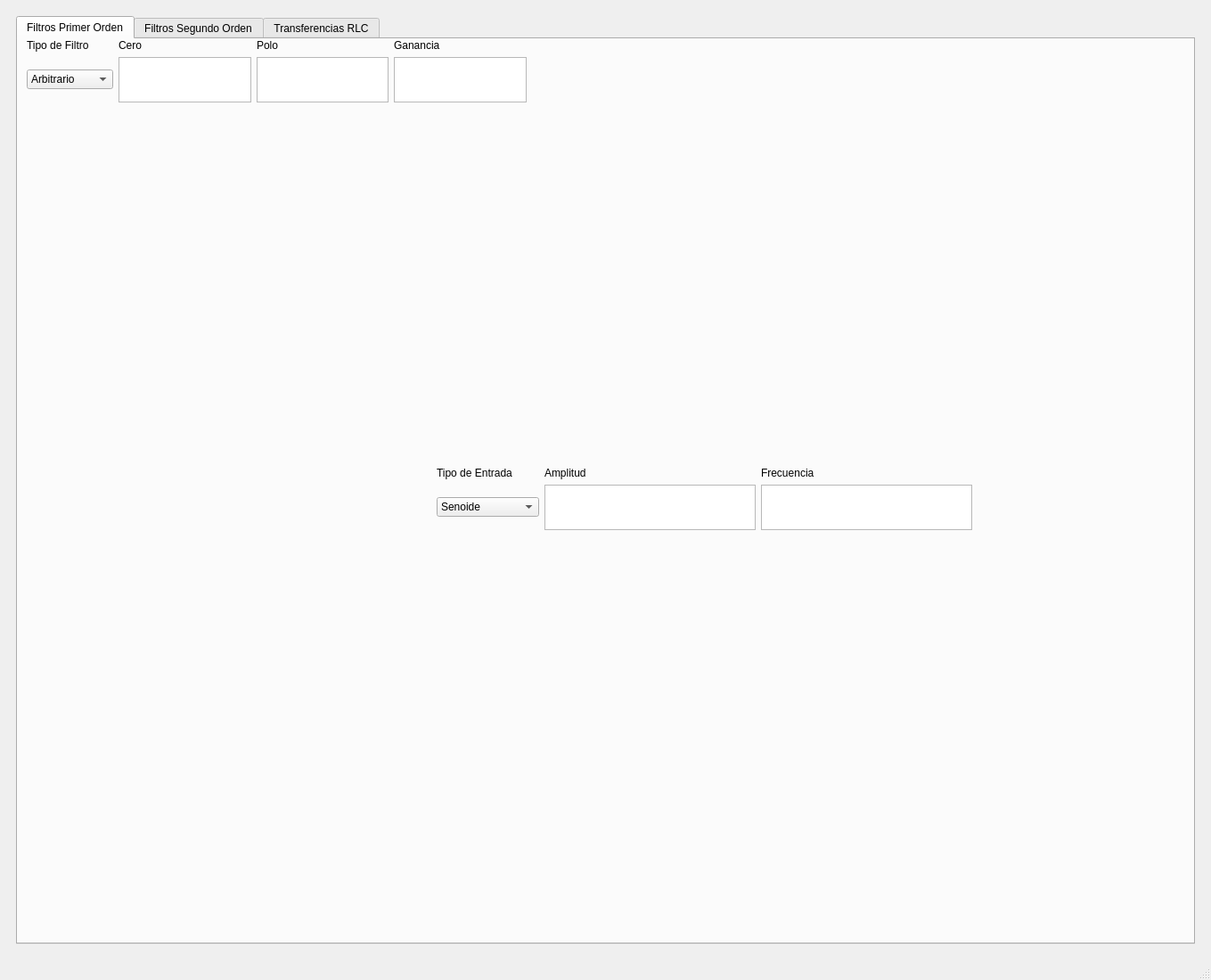
<?xml version="1.0" encoding="UTF-8"?>
<ui version="4.0">
 <class>MainWindow</class>
 <widget class="QMainWindow" name="MainWindow">
  <property name="geometry">
   <rect>
    <x>0</x>
    <y>0</y>
    <width>1359</width>
    <height>1100</height>
   </rect>
  </property>
  <property name="windowTitle">
   <string>MainWindow</string>
  </property>
  <widget class="QWidget" name="centralwidget">
   <layout class="QGridLayout" name="gridLayout_2">
    <item row="0" column="0">
     <widget class="QFrame" name="mainframe">
      <layout class="QGridLayout" name="gridLayout">
       <item row="0" column="0">
        <widget class="QTabWidget" name="tabWidget">
         <property name="currentIndex">
          <number>0</number>
         </property>
         <widget class="QWidget" name="tabprimerorden">
          <attribute name="title">
           <string>Filtros Primer Orden</string>
          </attribute>
          <widget class="QWidget" name="verticalLayoutWidget">
           <property name="geometry">
            <rect>
             <x>10</x>
             <y>80</y>
             <width>781</width>
             <height>391</height>
            </rect>
           </property>
           <layout class="QVBoxLayout" name="bodeamplitudelayout_1"/>
          </widget>
          <widget class="QWidget" name="verticalLayoutWidget_2">
           <property name="geometry">
            <rect>
             <x>800</x>
             <y>80</y>
             <width>651</width>
             <height>391</height>
            </rect>
           </property>
           <layout class="QVBoxLayout" name="bodefaselayout_1"/>
          </widget>
          <widget class="QWidget" name="verticalLayoutWidget_3">
           <property name="geometry">
            <rect>
             <x>10</x>
             <y>480</y>
             <width>451</width>
             <height>431</height>
            </rect>
           </property>
           <layout class="QVBoxLayout" name="zeroeslayout_1"/>
          </widget>
          <widget class="QWidget" name="verticalLayoutWidget_4">
           <property name="geometry">
            <rect>
             <x>470</x>
             <y>560</y>
             <width>981</width>
             <height>351</height>
            </rect>
           </property>
           <layout class="QVBoxLayout" name="outputexcitationlayout_1"/>
          </widget>
          <widget class="QWidget" name="gridLayoutWidget_2">
           <property name="geometry">
            <rect>
             <x>10</x>
             <y>0</y>
             <width>561</width>
             <height>71</height>
            </rect>
           </property>
           <layout class="QGridLayout" name="filtromenulayout_1">
            <item row="0" column="0">
             <widget class="QLabel" name="labeltipofiltro_1">
              <property name="text">
               <string>Tipo de Filtro</string>
              </property>
             </widget>
            </item>
            <item row="0" column="3">
             <widget class="QLabel" name="labelganancia_1">
              <property name="text">
               <string>Ganancia</string>
              </property>
             </widget>
            </item>
            <item row="1" column="3">
             <widget class="QPlainTextEdit" name="editganancia_1"/>
            </item>
            <item row="1" column="2">
             <widget class="QPlainTextEdit" name="editpolo_1"/>
            </item>
            <item row="0" column="2">
             <widget class="QLabel" name="labelpolo_1">
              <property name="text">
               <string>Polo</string>
              </property>
             </widget>
            </item>
            <item row="1" column="1">
             <widget class="QPlainTextEdit" name="editcero_1"/>
            </item>
            <item row="0" column="1">
             <widget class="QLabel" name="labelcero_1">
              <property name="text">
               <string>Cero</string>
              </property>
             </widget>
            </item>
            <item row="1" column="0">
             <widget class="QComboBox" name="filtertype_1">
              <item>
               <property name="text">
                <string>Arbitrario</string>
               </property>
              </item>
              <item>
               <property name="text">
                <string>Pasa Bajos</string>
               </property>
              </item>
              <item>
               <property name="text">
                <string>Pasa Altos</string>
               </property>
              </item>
              <item>
               <property name="text">
                <string>Pasa Todo</string>
               </property>
              </item>
              <item>
               <property name="text">
                <string>Pasa Banda</string>
               </property>
              </item>
              <item>
               <property name="text">
                <string>Notch</string>
               </property>
              </item>
             </widget>
            </item>
           </layout>
          </widget>
          <widget class="QWidget" name="gridLayoutWidget_3">
           <property name="geometry">
            <rect>
             <x>470</x>
             <y>480</y>
             <width>601</width>
             <height>71</height>
            </rect>
           </property>
           <layout class="QGridLayout" name="entradamenulayout_1">
            <item row="2" column="0">
             <widget class="QComboBox" name="entrytype_1">
              <item>
               <property name="text">
                <string>Senoide</string>
               </property>
              </item>
              <item>
               <property name="text">
                <string>Pulso</string>
               </property>
              </item>
              <item>
               <property name="text">
                <string>Pulso periodico</string>
               </property>
              </item>
             </widget>
            </item>
            <item row="1" column="1">
             <widget class="QLabel" name="labelamplitud_1">
              <property name="text">
               <string>Amplitud</string>
              </property>
             </widget>
            </item>
            <item row="2" column="1">
             <widget class="QPlainTextEdit" name="editamplitud_1"/>
            </item>
            <item row="1" column="0">
             <widget class="QLabel" name="labeltipoentrada_1">
              <property name="text">
               <string>Tipo de Entrada</string>
              </property>
             </widget>
            </item>
            <item row="1" column="2">
             <widget class="QLabel" name="labelfrecuencia_1">
              <property name="text">
               <string>Frecuencia</string>
              </property>
             </widget>
            </item>
            <item row="2" column="2">
             <widget class="QPlainTextEdit" name="editfrecuencia_1"/>
            </item>
           </layout>
          </widget>
          <widget class="QWidget" name="verticalLayoutWidget_14">
           <property name="geometry">
            <rect>
             <x>580</x>
             <y>0</y>
             <width>511</width>
             <height>71</height>
            </rect>
           </property>
           <layout class="QVBoxLayout" name="funciontransferencialayout_1"/>
          </widget>
         </widget>
         <widget class="QWidget" name="tabsegundoorden">
          <attribute name="title">
           <string>Filtros Segundo Orden</string>
          </attribute>
          <widget class="QWidget" name="gridLayoutWidget_8">
           <property name="geometry">
            <rect>
             <x>10</x>
             <y>0</y>
             <width>561</width>
             <height>71</height>
            </rect>
           </property>
           <layout class="QGridLayout" name="filtromenulayout_2">
            <item row="0" column="0">
             <widget class="QLabel" name="labeltipofiltro_2">
              <property name="text">
               <string>Tipo de Filtro</string>
              </property>
             </widget>
            </item>
            <item row="0" column="1">
             <widget class="QLabel" name="labelw0_2">
              <property name="text">
               <string>w_0</string>
              </property>
             </widget>
            </item>
            <item row="0" column="2">
             <widget class="QLabel" name="labelxi_2">
              <property name="text">
               <string>xi</string>
              </property>
             </widget>
            </item>
            <item row="0" column="3">
             <widget class="QLabel" name="labelganancia_2">
              <property name="text">
               <string>Ganancia</string>
              </property>
             </widget>
            </item>
            <item row="1" column="0">
             <widget class="QComboBox" name="filtertype_2">
              <item>
               <property name="text">
                <string>Arbitrario</string>
               </property>
              </item>
              <item>
               <property name="text">
                <string>Pasa Bajos</string>
               </property>
              </item>
              <item>
               <property name="text">
                <string>Pasa Altos</string>
               </property>
              </item>
              <item>
               <property name="text">
                <string>Pasa Todo</string>
               </property>
              </item>
              <item>
               <property name="text">
                <string>Pasa Banda</string>
               </property>
              </item>
              <item>
               <property name="text">
                <string>Notch</string>
               </property>
              </item>
             </widget>
            </item>
            <item row="1" column="1">
             <widget class="QPlainTextEdit" name="editw0_2"/>
            </item>
            <item row="1" column="2">
             <widget class="QPlainTextEdit" name="editxi_2"/>
            </item>
            <item row="1" column="3">
             <widget class="QPlainTextEdit" name="editganancia_2"/>
            </item>
           </layout>
          </widget>
          <widget class="QWidget" name="verticalLayoutWidget_15">
           <property name="geometry">
            <rect>
             <x>580</x>
             <y>0</y>
             <width>511</width>
             <height>71</height>
            </rect>
           </property>
           <layout class="QVBoxLayout" name="funciontransferencialayout_2"/>
          </widget>
          <widget class="QWidget" name="verticalLayoutWidget_5">
           <property name="geometry">
            <rect>
             <x>10</x>
             <y>80</y>
             <width>781</width>
             <height>391</height>
            </rect>
           </property>
           <layout class="QVBoxLayout" name="bodeamplitudelayout_2"/>
          </widget>
          <widget class="QWidget" name="verticalLayoutWidget_6">
           <property name="geometry">
            <rect>
             <x>800</x>
             <y>80</y>
             <width>651</width>
             <height>391</height>
            </rect>
           </property>
           <layout class="QVBoxLayout" name="bodefaselayout_2"/>
          </widget>
          <widget class="QWidget" name="verticalLayoutWidget_7">
           <property name="geometry">
            <rect>
             <x>10</x>
             <y>480</y>
             <width>451</width>
             <height>431</height>
            </rect>
           </property>
           <layout class="QVBoxLayout" name="zeroeslayout_2"/>
          </widget>
          <widget class="QWidget" name="verticalLayoutWidget_8">
           <property name="geometry">
            <rect>
             <x>470</x>
             <y>560</y>
             <width>981</width>
             <height>351</height>
            </rect>
           </property>
           <layout class="QVBoxLayout" name="outputexcitationlayout_2"/>
          </widget>
          <widget class="QWidget" name="gridLayoutWidget_4">
           <property name="geometry">
            <rect>
             <x>470</x>
             <y>480</y>
             <width>601</width>
             <height>71</height>
            </rect>
           </property>
           <layout class="QGridLayout" name="entradamenulayout_2">
            <item row="1" column="0">
             <widget class="QLabel" name="labeltipoentrada_2">
              <property name="text">
               <string>Tipo de Entrada</string>
              </property>
             </widget>
            </item>
            <item row="2" column="0">
             <widget class="QComboBox" name="entrytype_2">
              <item>
               <property name="text">
                <string>Senoide</string>
               </property>
              </item>
              <item>
               <property name="text">
                <string>Pulso</string>
               </property>
              </item>
              <item>
               <property name="text">
                <string>Pulso periodico</string>
               </property>
              </item>
             </widget>
            </item>
            <item row="1" column="1">
             <widget class="QLabel" name="labelamplitud_2">
              <property name="text">
               <string>Amplitud</string>
              </property>
             </widget>
            </item>
            <item row="2" column="1">
             <widget class="QPlainTextEdit" name="editamplitud_2"/>
            </item>
            <item row="1" column="2">
             <widget class="QLabel" name="labelfrecuencia_2">
              <property name="text">
               <string>Frecuencia</string>
              </property>
             </widget>
            </item>
            <item row="2" column="2">
             <widget class="QPlainTextEdit" name="editfrecuencia_2"/>
            </item>
           </layout>
          </widget>
         </widget>
         <widget class="QWidget" name="tabrlc">
          <attribute name="title">
           <string>Transferencias RLC</string>
          </attribute>
          <widget class="QLabel" name="imagen_rlc">
           <property name="geometry">
            <rect>
             <x>190</x>
             <y>0</y>
             <width>421</width>
             <height>191</height>
            </rect>
           </property>
           <property name="text">
            <string/>
           </property>
           <property name="pixmap">
            <pixmap>Electro.png</pixmap>
           </property>
           <property name="scaledContents">
            <bool>true</bool>
           </property>
          </widget>
          <widget class="QWidget" name="verticalLayoutWidget_9">
           <property name="geometry">
            <rect>
             <x>790</x>
             <y>0</y>
             <width>521</width>
             <height>191</height>
            </rect>
           </property>
           <layout class="QVBoxLayout" name="funciontransferencia_rlc"/>
          </widget>
          <widget class="QWidget" name="verticalLayoutWidget_10">
           <property name="geometry">
            <rect>
             <x>10</x>
             <y>280</y>
             <width>1441</width>
             <height>261</height>
            </rect>
           </property>
           <layout class="QVBoxLayout" name="outputlayout_rlc"/>
          </widget>
          <widget class="QWidget" name="verticalLayoutWidget_11">
           <property name="geometry">
            <rect>
             <x>10</x>
             <y>560</y>
             <width>741</width>
             <height>351</height>
            </rect>
           </property>
           <layout class="QVBoxLayout" name="bodeamplitudelayout_rlc"/>
          </widget>
          <widget class="QWidget" name="verticalLayoutWidget_12">
           <property name="geometry">
            <rect>
             <x>760</x>
             <y>560</y>
             <width>691</width>
             <height>351</height>
            </rect>
           </property>
           <layout class="QVBoxLayout" name="bodefaselayout_rlc"/>
          </widget>
          <widget class="QWidget" name="formLayoutWidget">
           <property name="geometry">
            <rect>
             <x>10</x>
             <y>30</y>
             <width>171</width>
             <height>121</height>
            </rect>
           </property>
           <layout class="QFormLayout" name="menu_rlc">
            <item row="0" column="0">
             <widget class="QLabel" name="r_label">
              <property name="text">
               <string>R</string>
              </property>
             </widget>
            </item>
            <item row="0" column="1">
             <widget class="QPlainTextEdit" name="edit_r"/>
            </item>
            <item row="1" column="0">
             <widget class="QLabel" name="l_label">
              <property name="text">
               <string>L</string>
              </property>
             </widget>
            </item>
            <item row="1" column="1">
             <widget class="QPlainTextEdit" name="edit_l"/>
            </item>
            <item row="2" column="0">
             <widget class="QLabel" name="c_label">
              <property name="text">
               <string>C</string>
              </property>
             </widget>
            </item>
            <item row="2" column="1">
             <widget class="QPlainTextEdit" name="edit_c"/>
            </item>
           </layout>
          </widget>
          <widget class="QWidget" name="gridLayoutWidget_7">
           <property name="geometry">
            <rect>
             <x>620</x>
             <y>20</y>
             <width>151</width>
             <height>151</height>
            </rect>
           </property>
           <layout class="QGridLayout" name="potencialeslayout_rlc">
            <item row="0" column="0">
             <widget class="QGroupBox" name="V_a">
              <property name="title">
               <string/>
              </property>
              <widget class="QRadioButton" name="vbutton_2a">
               <property name="geometry">
                <rect>
                 <x>0</x>
                 <y>30</y>
                 <width>71</width>
                 <height>41</height>
                </rect>
               </property>
               <property name="text">
                <string>V2</string>
               </property>
              </widget>
              <widget class="QRadioButton" name="vbutton_3a">
               <property name="geometry">
                <rect>
                 <x>0</x>
                 <y>70</y>
                 <width>71</width>
                 <height>31</height>
                </rect>
               </property>
               <property name="text">
                <string>V3</string>
               </property>
              </widget>
              <widget class="QRadioButton" name="vbutton_4a">
               <property name="geometry">
                <rect>
                 <x>0</x>
                 <y>107</y>
                 <width>71</width>
                 <height>31</height>
                </rect>
               </property>
               <property name="text">
                <string>V4</string>
               </property>
              </widget>
              <widget class="QRadioButton" name="vbutton_1a">
               <property name="geometry">
                <rect>
                 <x>0</x>
                 <y>0</y>
                 <width>71</width>
                 <height>31</height>
                </rect>
               </property>
               <property name="text">
                <string>V1</string>
               </property>
              </widget>
             </widget>
            </item>
            <item row="0" column="1">
             <widget class="QGroupBox" name="V_b">
              <property name="title">
               <string/>
              </property>
              <widget class="QRadioButton" name="vbutton_2b">
               <property name="geometry">
                <rect>
                 <x>0</x>
                 <y>30</y>
                 <width>71</width>
                 <height>41</height>
                </rect>
               </property>
               <property name="text">
                <string>V2</string>
               </property>
              </widget>
              <widget class="QRadioButton" name="vbutton_3b">
               <property name="geometry">
                <rect>
                 <x>0</x>
                 <y>70</y>
                 <width>71</width>
                 <height>31</height>
                </rect>
               </property>
               <property name="text">
                <string>V3</string>
               </property>
              </widget>
              <widget class="QRadioButton" name="vbutton_4b">
               <property name="geometry">
                <rect>
                 <x>0</x>
                 <y>107</y>
                 <width>71</width>
                 <height>31</height>
                </rect>
               </property>
               <property name="text">
                <string>V4</string>
               </property>
              </widget>
              <widget class="QRadioButton" name="vbutton_1b">
               <property name="geometry">
                <rect>
                 <x>0</x>
                 <y>0</y>
                 <width>71</width>
                 <height>31</height>
                </rect>
               </property>
               <property name="text">
                <string>V1</string>
               </property>
              </widget>
             </widget>
            </item>
           </layout>
          </widget>
          <widget class="QWidget" name="gridLayoutWidget_5">
           <property name="geometry">
            <rect>
             <x>10</x>
             <y>200</y>
             <width>601</width>
             <height>71</height>
            </rect>
           </property>
           <layout class="QGridLayout" name="entradamenulayout_rlc">
            <item row="2" column="0">
             <widget class="QComboBox" name="entrytype_rlc">
              <item>
               <property name="text">
                <string>Senoide</string>
               </property>
              </item>
              <item>
               <property name="text">
                <string>Pulso</string>
               </property>
              </item>
              <item>
               <property name="text">
                <string>Pulso periodico</string>
               </property>
              </item>
             </widget>
            </item>
            <item row="1" column="1">
             <widget class="QLabel" name="labelamplitud_rlc">
              <property name="text">
               <string>Amplitud</string>
              </property>
             </widget>
            </item>
            <item row="2" column="2">
             <widget class="QPlainTextEdit" name="editfrecuencia_rlc"/>
            </item>
            <item row="1" column="0">
             <widget class="QLabel" name="labeltipoentrada_rlc">
              <property name="text">
               <string>Tipo de Entrada</string>
              </property>
             </widget>
            </item>
            <item row="1" column="2">
             <widget class="QLabel" name="labelfrecuencia_rlc">
              <property name="text">
               <string>Frecuencia</string>
              </property>
             </widget>
            </item>
            <item row="2" column="1">
             <widget class="QPlainTextEdit" name="editamplitud_rlc"/>
            </item>
           </layout>
          </widget>
         </widget>
        </widget>
       </item>
      </layout>
     </widget>
    </item>
   </layout>
  </widget>
  <widget class="QStatusBar" name="statusbar"/>
 </widget>
 <resources/>
 <connections>
  <connection>
   <sender>filtertype_1</sender>
   <signal>activated(int)</signal>
   <receiver>MainWindow</receiver>
   <slot>changeFilterType_1()</slot>
   <hints>
    <hint type="sourcelabel">
     <x>65</x>
     <y>95</y>
    </hint>
    <hint type="destinationlabel">
     <x>3</x>
     <y>193</y>
    </hint>
   </hints>
  </connection>
  <connection>
   <sender>editcero_1</sender>
   <signal>textChanged()</signal>
   <receiver>MainWindow</receiver>
   <slot>editCero_1()</slot>
   <hints>
    <hint type="sourcelabel">
     <x>245</x>
     <y>116</y>
    </hint>
    <hint type="destinationlabel">
     <x>4</x>
     <y>7</y>
    </hint>
   </hints>
  </connection>
  <connection>
   <sender>editpolo_1</sender>
   <signal>textChanged()</signal>
   <receiver>MainWindow</receiver>
   <slot>editPolo_1()</slot>
   <hints>
    <hint type="sourcelabel">
     <x>338</x>
     <y>116</y>
    </hint>
    <hint type="destinationlabel">
     <x>310</x>
     <y>-2</y>
    </hint>
   </hints>
  </connection>
  <connection>
   <sender>editganancia_1</sender>
   <signal>textChanged()</signal>
   <receiver>MainWindow</receiver>
   <slot>editGan_1()</slot>
   <hints>
    <hint type="sourcelabel">
     <x>511</x>
     <y>111</y>
    </hint>
    <hint type="destinationlabel">
     <x>519</x>
     <y>-7</y>
    </hint>
   </hints>
  </connection>
  <connection>
   <sender>entrytype_1</sender>
   <signal>activated(int)</signal>
   <receiver>MainWindow</receiver>
   <slot>changeEntryType_1(int)</slot>
   <hints>
    <hint type="sourcelabel">
     <x>547</x>
     <y>577</y>
    </hint>
    <hint type="destinationlabel">
     <x>3</x>
     <y>650</y>
    </hint>
   </hints>
  </connection>
  <connection>
   <sender>editamplitud_1</sender>
   <signal>textChanged()</signal>
   <receiver>MainWindow</receiver>
   <slot>editAmp_1()</slot>
   <hints>
    <hint type="sourcelabel">
     <x>759</x>
     <y>596</y>
    </hint>
    <hint type="destinationlabel">
     <x>10</x>
     <y>755</y>
    </hint>
   </hints>
  </connection>
  <connection>
   <sender>editfrecuencia_1</sender>
   <signal>textChanged()</signal>
   <receiver>MainWindow</receiver>
   <slot>editFrec_1()</slot>
   <hints>
    <hint type="sourcelabel">
     <x>948</x>
     <y>596</y>
    </hint>
    <hint type="destinationlabel">
     <x>2</x>
     <y>802</y>
    </hint>
   </hints>
  </connection>
  <connection>
   <sender>filtertype_2</sender>
   <signal>activated(int)</signal>
   <receiver>MainWindow</receiver>
   <slot>changeEntryType_1(int)</slot>
   <hints>
    <hint type="sourcelabel">
     <x>49</x>
     <y>92</y>
    </hint>
    <hint type="destinationlabel">
     <x>4</x>
     <y>156</y>
    </hint>
   </hints>
  </connection>
  <connection>
   <sender>editw0_2</sender>
   <signal>textChanged()</signal>
   <receiver>MainWindow</receiver>
   <slot>editw0_2()</slot>
   <hints>
    <hint type="sourcelabel">
     <x>169</x>
     <y>116</y>
    </hint>
    <hint type="destinationlabel">
     <x>8</x>
     <y>246</y>
    </hint>
   </hints>
  </connection>
  <connection>
   <sender>editxi_2</sender>
   <signal>textChanged()</signal>
   <receiver>MainWindow</receiver>
   <slot>editxi_2()</slot>
   <hints>
    <hint type="sourcelabel">
     <x>326</x>
     <y>115</y>
    </hint>
    <hint type="destinationlabel">
     <x>2</x>
     <y>355</y>
    </hint>
   </hints>
  </connection>
  <connection>
   <sender>editganancia_2</sender>
   <signal>textChanged()</signal>
   <receiver>MainWindow</receiver>
   <slot>editGan_2()</slot>
   <hints>
    <hint type="sourcelabel">
     <x>499</x>
     <y>116</y>
    </hint>
    <hint type="destinationlabel">
     <x>9</x>
     <y>487</y>
    </hint>
   </hints>
  </connection>
  <connection>
   <sender>entrytype_2</sender>
   <signal>activated(int)</signal>
   <receiver>MainWindow</receiver>
   <slot>changeFilterType_2(int)</slot>
   <hints>
    <hint type="sourcelabel">
     <x>581</x>
     <y>573</y>
    </hint>
    <hint type="destinationlabel">
     <x>-1</x>
     <y>617</y>
    </hint>
   </hints>
  </connection>
  <connection>
   <sender>editamplitud_2</sender>
   <signal>textChanged()</signal>
   <receiver>MainWindow</receiver>
   <slot>editAmp_2()</slot>
   <hints>
    <hint type="sourcelabel">
     <x>679</x>
     <y>576</y>
    </hint>
    <hint type="destinationlabel">
     <x>4</x>
     <y>706</y>
    </hint>
   </hints>
  </connection>
  <connection>
   <sender>editfrecuencia_2</sender>
   <signal>textChanged()</signal>
   <receiver>MainWindow</receiver>
   <slot>editFrec_2()</slot>
   <hints>
    <hint type="sourcelabel">
     <x>933</x>
     <y>594</y>
    </hint>
    <hint type="destinationlabel">
     <x>3</x>
     <y>788</y>
    </hint>
   </hints>
  </connection>
  <connection>
   <sender>edit_r</sender>
   <signal>textChanged()</signal>
   <receiver>MainWindow</receiver>
   <slot>editRes()</slot>
   <hints>
    <hint type="sourcelabel">
     <x>138</x>
     <y>112</y>
    </hint>
    <hint type="destinationlabel">
     <x>9</x>
     <y>311</y>
    </hint>
   </hints>
  </connection>
  <connection>
   <sender>edit_l</sender>
   <signal>textChanged()</signal>
   <receiver>MainWindow</receiver>
   <slot>editInd()</slot>
   <hints>
    <hint type="sourcelabel">
     <x>77</x>
     <y>154</y>
    </hint>
    <hint type="destinationlabel">
     <x>3</x>
     <y>222</y>
    </hint>
   </hints>
  </connection>
  <connection>
   <sender>editamplitud_rlc</sender>
   <signal>textChanged()</signal>
   <receiver>MainWindow</receiver>
   <slot>editAmp_rlc()</slot>
   <hints>
    <hint type="sourcelabel">
     <x>210</x>
     <y>316</y>
    </hint>
    <hint type="destinationlabel">
     <x>8</x>
     <y>412</y>
    </hint>
   </hints>
  </connection>
  <connection>
   <sender>editfrecuencia_rlc</sender>
   <signal>textChanged()</signal>
   <receiver>MainWindow</receiver>
   <slot>editFrec_rlc()</slot>
   <hints>
    <hint type="sourcelabel">
     <x>459</x>
     <y>316</y>
    </hint>
    <hint type="destinationlabel">
     <x>3</x>
     <y>550</y>
    </hint>
   </hints>
  </connection>
  <connection>
   <sender>entrytype_rlc</sender>
   <signal>activated(int)</signal>
   <receiver>MainWindow</receiver>
   <slot>changeEntryType_rlc(int)</slot>
   <hints>
    <hint type="sourcelabel">
     <x>128</x>
     <y>296</y>
    </hint>
    <hint type="destinationlabel">
     <x>5</x>
     <y>382</y>
    </hint>
   </hints>
  </connection>
  <connection>
   <sender>vbutton_1a</sender>
   <signal>clicked()</signal>
   <receiver>MainWindow</receiver>
   <slot>vButton_1a()</slot>
   <hints>
    <hint type="sourcelabel">
     <x>665</x>
     <y>87</y>
    </hint>
    <hint type="destinationlabel">
     <x>622</x>
     <y>5</y>
    </hint>
   </hints>
  </connection>
  <connection>
   <sender>vbutton_2a</sender>
   <signal>clicked()</signal>
   <receiver>MainWindow</receiver>
   <slot>vButton_2a()</slot>
   <hints>
    <hint type="sourcelabel">
     <x>691</x>
     <y>115</y>
    </hint>
    <hint type="destinationlabel">
     <x>720</x>
     <y>7</y>
    </hint>
   </hints>
  </connection>
  <connection>
   <sender>vbutton_3a</sender>
   <signal>clicked()</signal>
   <receiver>MainWindow</receiver>
   <slot>vButton_3a()</slot>
   <hints>
    <hint type="sourcelabel">
     <x>661</x>
     <y>165</y>
    </hint>
    <hint type="destinationlabel">
     <x>496</x>
     <y>-2</y>
    </hint>
   </hints>
  </connection>
  <connection>
   <sender>vbutton_4a</sender>
   <signal>clicked()</signal>
   <receiver>MainWindow</receiver>
   <slot>vButton_4a()</slot>
   <hints>
    <hint type="sourcelabel">
     <x>685</x>
     <y>199</y>
    </hint>
    <hint type="destinationlabel">
     <x>353</x>
     <y>-9</y>
    </hint>
   </hints>
  </connection>
  <connection>
   <sender>vbutton_1b</sender>
   <signal>clicked()</signal>
   <receiver>MainWindow</receiver>
   <slot>vButton_1b()</slot>
   <hints>
    <hint type="sourcelabel">
     <x>771</x>
     <y>92</y>
    </hint>
    <hint type="destinationlabel">
     <x>849</x>
     <y>3</y>
    </hint>
   </hints>
  </connection>
  <connection>
   <sender>vbutton_2b</sender>
   <signal>clicked()</signal>
   <receiver>MainWindow</receiver>
   <slot>vButton_2b()</slot>
   <hints>
    <hint type="sourcelabel">
     <x>763</x>
     <y>127</y>
    </hint>
    <hint type="destinationlabel">
     <x>968</x>
     <y>3</y>
    </hint>
   </hints>
  </connection>
  <connection>
   <sender>vbutton_3b</sender>
   <signal>clicked()</signal>
   <receiver>MainWindow</receiver>
   <slot>vButton_3b()</slot>
   <hints>
    <hint type="sourcelabel">
     <x>779</x>
     <y>160</y>
    </hint>
    <hint type="destinationlabel">
     <x>1070</x>
     <y>-3</y>
    </hint>
   </hints>
  </connection>
  <connection>
   <sender>vbutton_4b</sender>
   <signal>clicked()</signal>
   <receiver>MainWindow</receiver>
   <slot>vButton_4b()</slot>
   <hints>
    <hint type="sourcelabel">
     <x>757</x>
     <y>198</y>
    </hint>
    <hint type="destinationlabel">
     <x>515</x>
     <y>-13</y>
    </hint>
   </hints>
  </connection>
  <connection>
   <sender>edit_c</sender>
   <signal>textChanged()</signal>
   <receiver>MainWindow</receiver>
   <slot>editCap()</slot>
   <hints>
    <hint type="sourcelabel">
     <x>185</x>
     <y>180</y>
    </hint>
    <hint type="destinationlabel">
     <x>0</x>
     <y>44</y>
    </hint>
   </hints>
  </connection>
 </connections>
 <slots>
  <slot>changeFilterType_1(int)</slot>
  <slot>editCero_1()</slot>
  <slot>editPolo_1()</slot>
  <slot>editGan_1()</slot>
  <slot>changeEntryType_1(int)</slot>
  <slot>editAmp_1()</slot>
  <slot>editFrec_1()</slot>
  <slot>changeFilterType_2(int)</slot>
  <slot>editw0_2()</slot>
  <slot>editxi_2()</slot>
  <slot>editGan_2()</slot>
  <slot>changeEntryType_2(int)</slot>
  <slot>editAmp_2()</slot>
  <slot>editFrec_2()</slot>
  <slot>editRes()</slot>
  <slot>editInd()</slot>
  <slot>editAmp_rlc()</slot>
  <slot>editFrec_rlc()</slot>
  <slot>changeEntryType_rlc(int)</slot>
  <slot>vButton_1a()</slot>
  <slot>vButton_2a()</slot>
  <slot>vButton_3a()</slot>
  <slot>vButton_4a()</slot>
  <slot>invert()</slot>
  <slot>vButton_1b()</slot>
  <slot>vButton_2b()</slot>
  <slot>vButton_3b()</slot>
  <slot>vButton_4b()</slot>
  <slot>editCap()</slot>
 </slots>
</ui>
